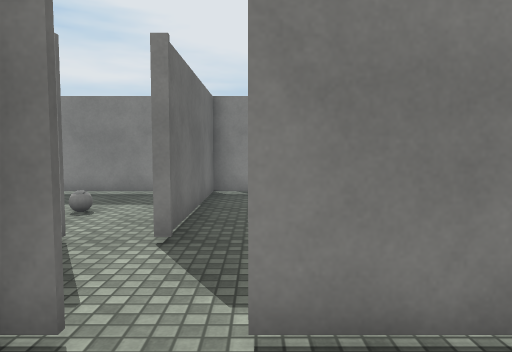
[1] (above)

16 first-person views from a walk through a scene from a Unity 3-D project. The camera is 1.4 m above the floor, tilts 4° down and sees 70° across. The floor is counted in squares, 1 m on a side. Each view is taken from the middle of a square. On the plan, view 1 faces up. The plan holds only what a view shows up to about 16 squares ahead; the rest is blank. The place goes on beyond the plan. Surface patterns are stand-ins for the level's own textures.

[2]
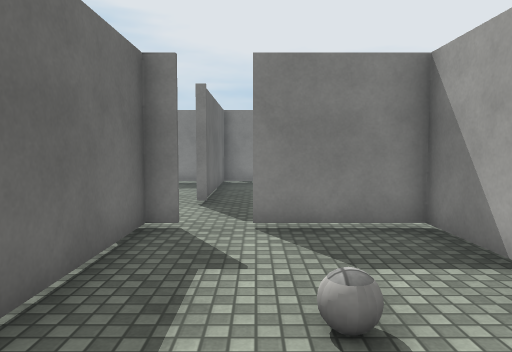

[3]
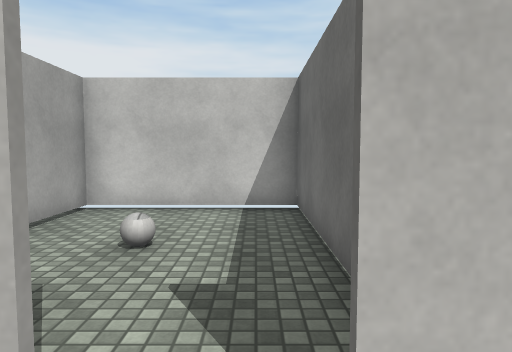

[4]
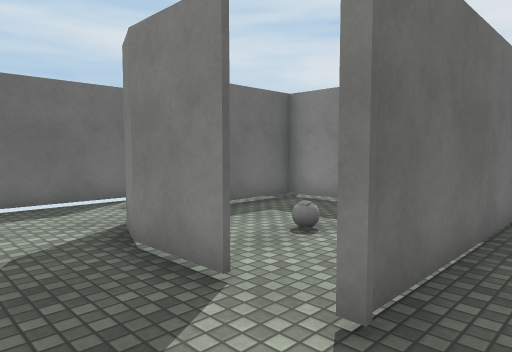

[5]
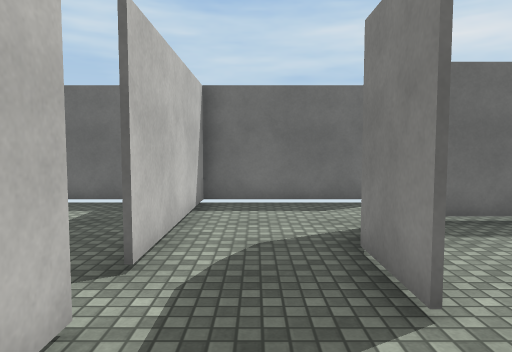

[6]
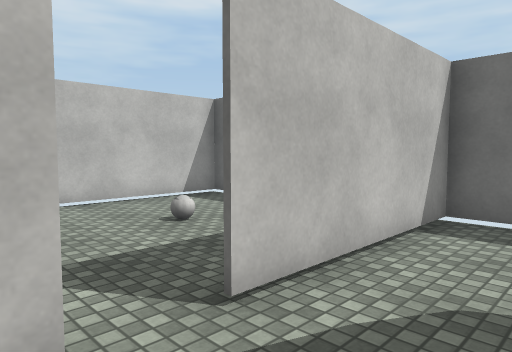

[7]
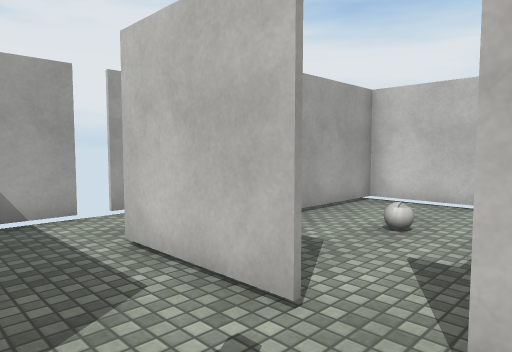

[8]
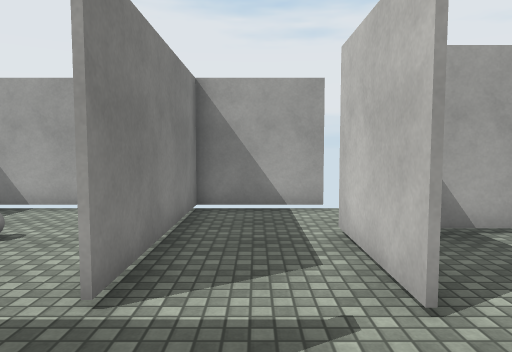

[9]
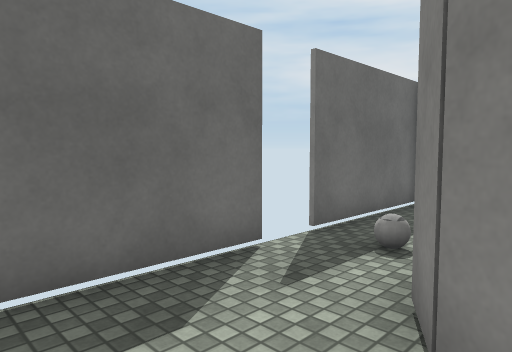

[10]
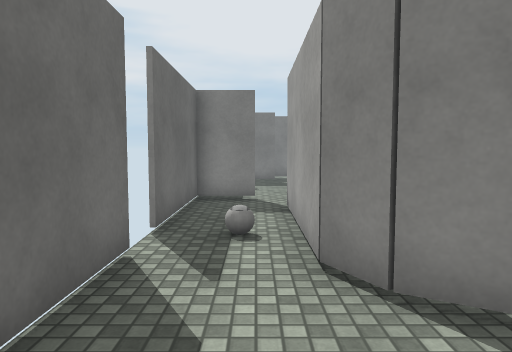

[11]
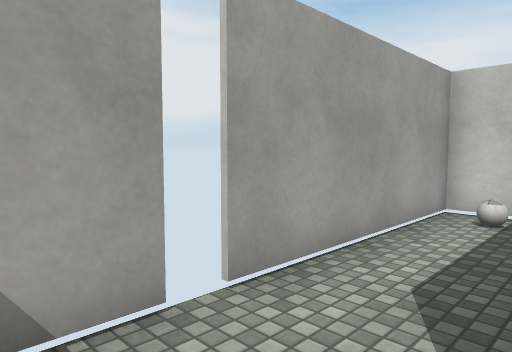

[12]
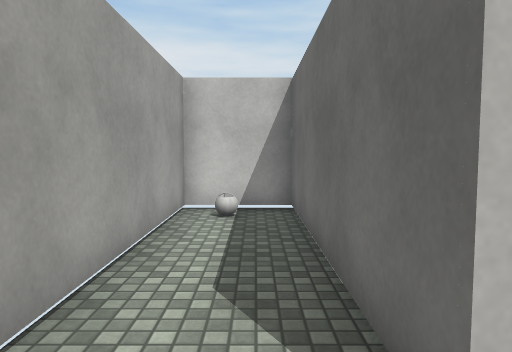

[13]
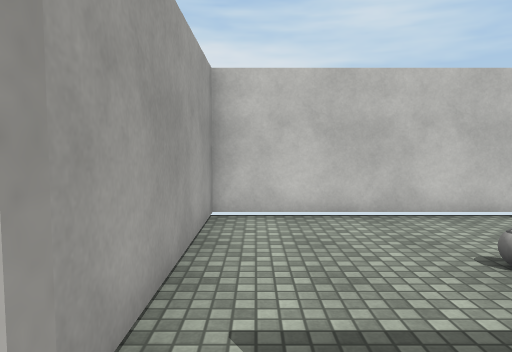

[14]
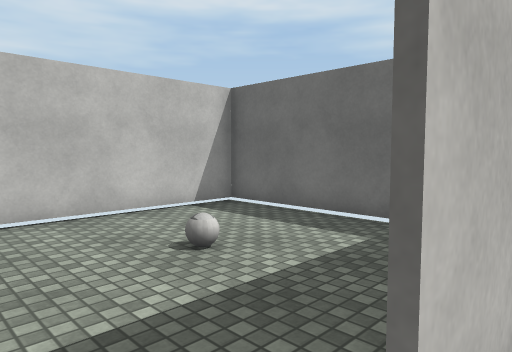

[15]
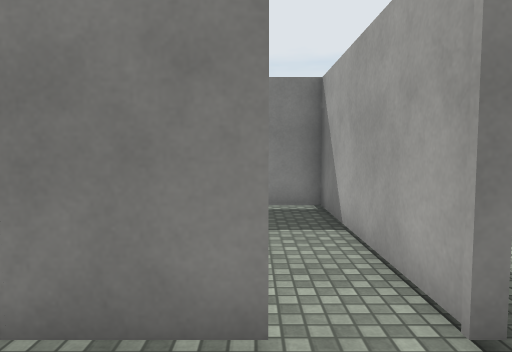

[16]
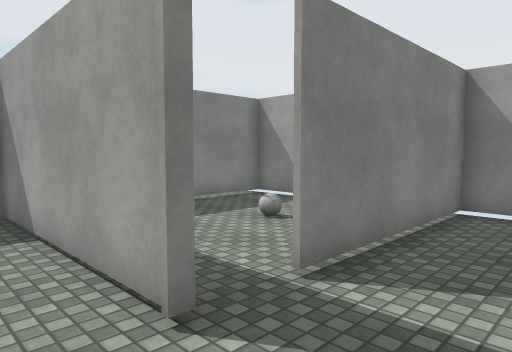

### Floor plan
Key: @ floor where view 1 was taken; # wall or solid block; x gap in a wall; . floor.
Columns run from 10 left of view 1 to 6 right of it. Each row starts with its distance up from view 1.
 13 ###.
 12 #..#######
 11 #..#.....#
 10 #..#.....#
  9 x..#.....#
  8 x..#.....#
  7 #..#.....#
  6 #..###...##
  5 #....###..#######
  4 #...............#
  3 #...............#
  2 ######x.#.####..x
  1 ##......#....#..#
  0  #......#.@..#..#
 -1  #......#....#..#
 -2  #......#....#..#
 -3  #......#....#..#
 -4  ########....#..#
 -5        ##########

Where each view was taken, in squares from view 1:
view 1: 0 up, 0 right, facing up
view 2: 4 down, 0 right, facing up
view 3: 4 up, 1 left, facing down
view 4: 3 up, 0 right, facing up-left
view 5: 4 up, 0 right, facing left
view 6: 5 up, 2 left, facing down-left
view 7: 5 up, 2 left, facing down-right
view 8: 4 up, 3 left, facing right
view 9: 4 up, 6 left, facing up-left
view 10: 3 up, 8 left, facing up
view 11: 4 up, 3 right, facing down-right
view 12: 4 up, 4 right, facing down
view 13: 3 up, 3 left, facing down
view 14: 3 up, 3 left, facing down-left
view 15: 3 up, 3 left, facing up
view 16: 3 up, 3 left, facing up-right
